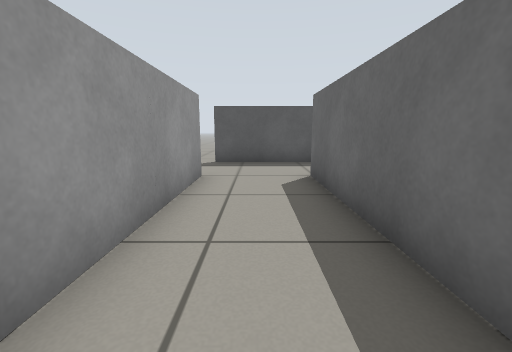
view 1 (above)

20 first-person views from a walk through a Gazebo world. The camera is 0.57 m above the floor, tilts 10° down and sees 90° across. The floor is counted in squares, 0.5 m on a side. Each view is taken from the middle of a square. On the plan, view 1 faces up. The plan holds only what a view shows up to about 12 squares ahead; the rest is blank.

view 2
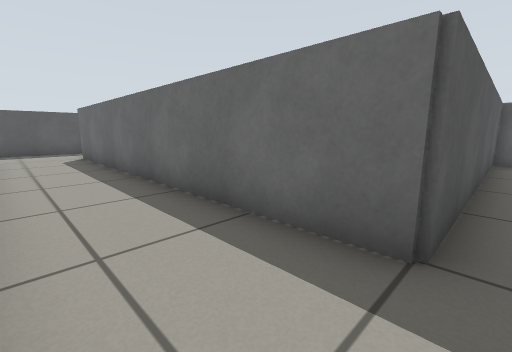

view 3
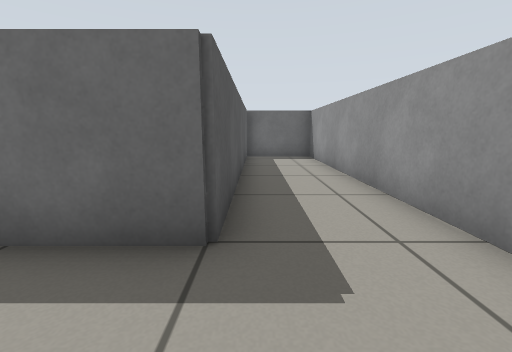

view 4
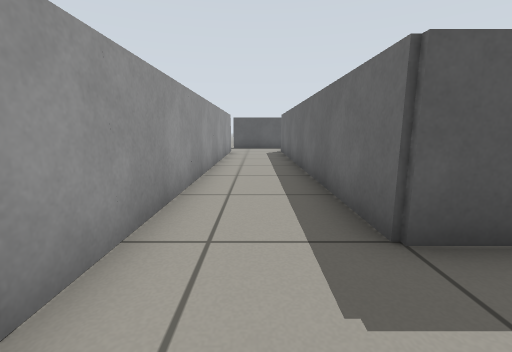

view 5
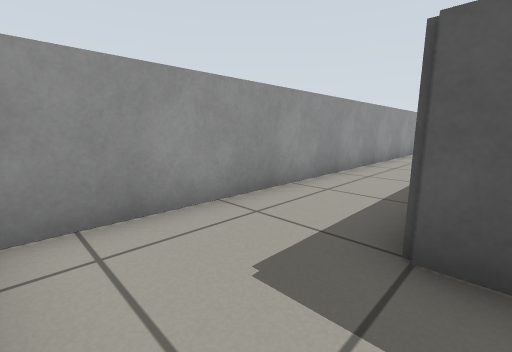

view 6
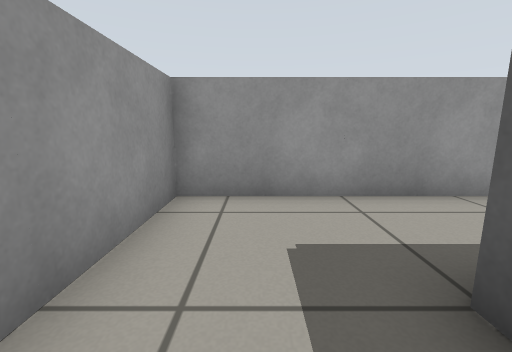

view 7
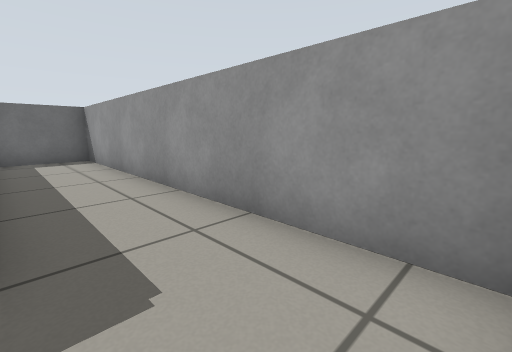

view 8
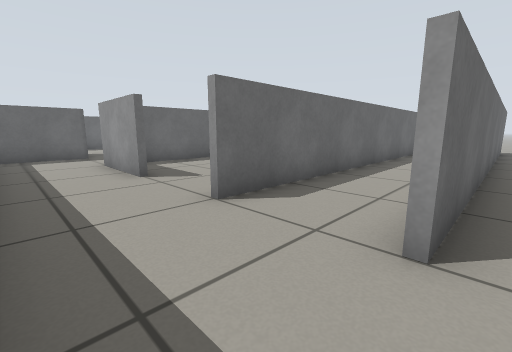

view 9
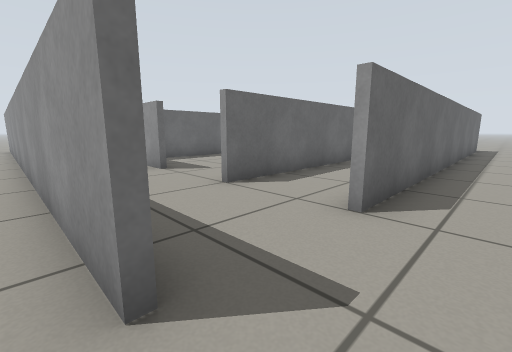

view 10
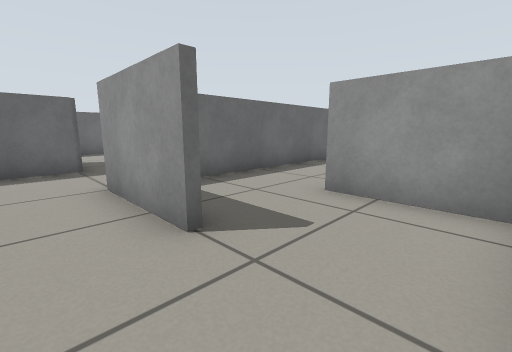

view 11
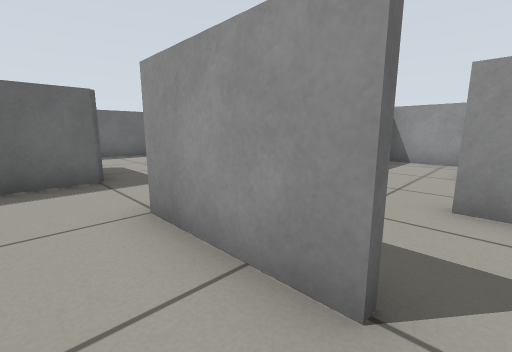

view 12
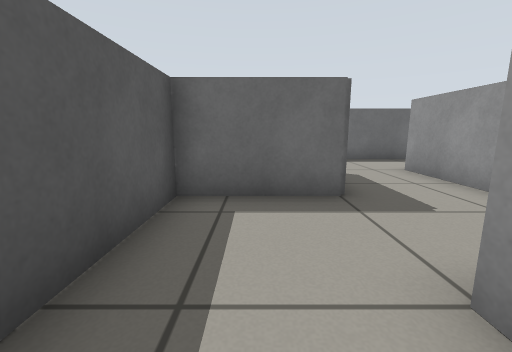

view 13
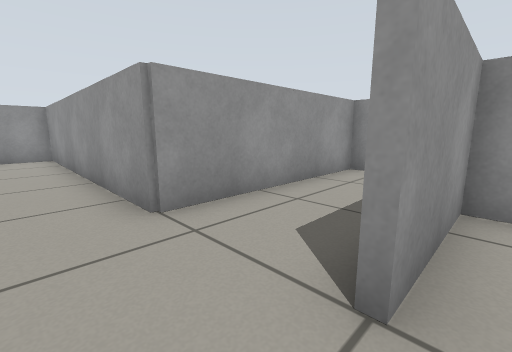

view 14
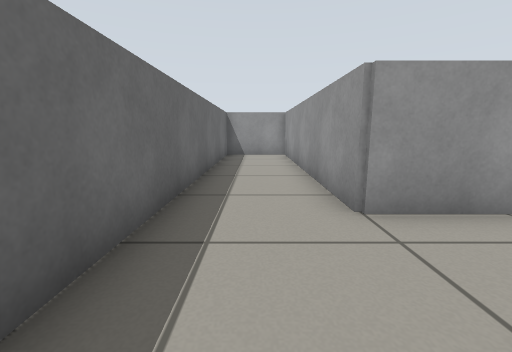

view 15
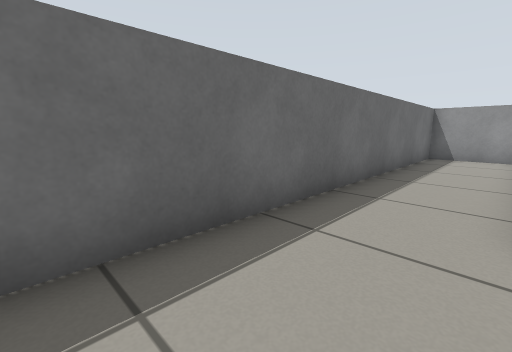

view 16
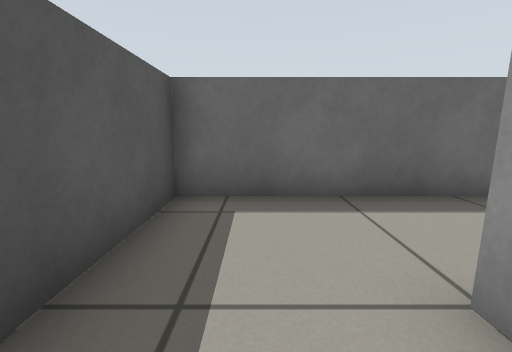

view 17
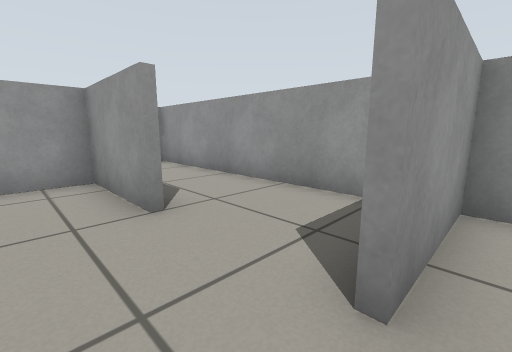

view 18
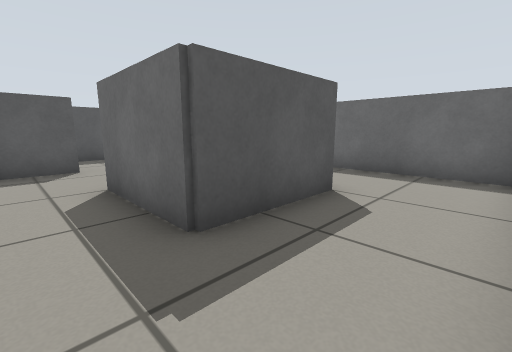

view 19
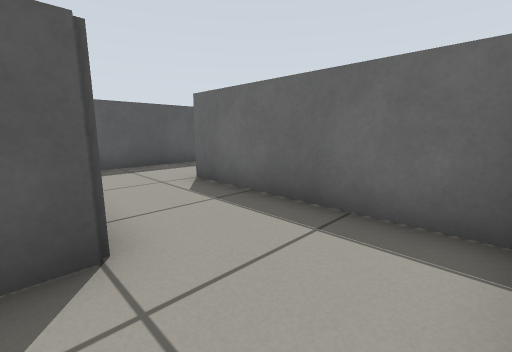

view 20
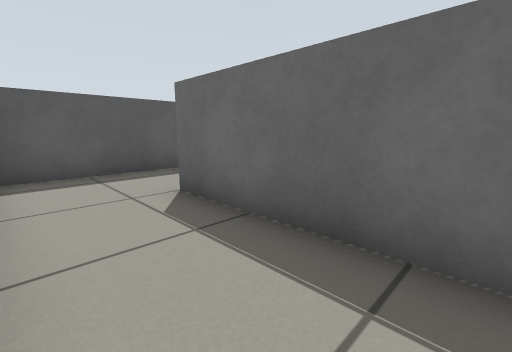

### Floor plan
Ten units are one square. View 1 is at (0, 0); x grows to the right and y downward. Boxes are objects, and circles mark ways between rooms. Rooms are numbered by the first view taken in them; rooms with no view inside come last. Other rooms are left out.
<svg viewBox="-35 -101 204 190">
<path fill="none" stroke="#000" d="M-14 -65 -14 84 104 84 104 56 14 56 14 -65M21 -94 -15 -94M122 -34 105 -34M-16 -96 136 -96M76 -41 76 -36 136 -36 136 54 164 54 164 -64M74 -26 74 -53M104 -64 104 -94 71 -94M60 -64 50 -64M44 -66 75 -66M16 -41 16 -36 45 -36M106 -71 106 -66 135 -66M164 -64 164 -94 131 -94M76 26 44 26 44 -5M16 -23 16 55M46 -34 29 -34M104 51 104 -5M105 -34 79 -34M45 -6 45 24 72 24M74 16 74 -26"/>
<circle cx="-25" cy="-90" r="3" fill="#2a7"/>
<circle cx="10" cy="-75" r="3" fill="#2a7"/>
<circle cx="100" cy="-15" r="3" fill="#2a7"/>
<circle cx="145" cy="-60" r="3" fill="#2a7"/>
<circle cx="55" cy="-30" r="3" fill="#2a7"/>
<circle cx="40" cy="-15" r="3" fill="#2a7"/>
<text x="0" y="10">1</text>
<text x="120" y="-20">2</text>
<text x="90" y="-40">3</text>
<text x="130" y="-80">4</text>
<text x="40" y="30">5</text>
<text x="60" y="0">6</text>
</svg>
Room 1 opens to room 2. Room 1 opens to room 3. Room 2 opens to room 5. Room 3 opens to room 4. Room 3 opens to room 6. Room 5 opens to room 6.

Where each view was taken, in squares from view 1:
view 1: 0 up, 0 right, facing up
view 2: 6 down, 1 left, facing up-right
view 3: 6 down, 1 left, facing right
view 4: 8 down, 0 right, facing up
view 5: 8 down, 2 right, facing up-left
view 6: 7 down, 3 right, facing left
view 7: 6 down, 1 left, facing down-right
view 8: 9 up, 2 left, facing down-right
view 9: 10 up, 3 left, facing down-right
view 10: 8 up, 2 right, facing down-right
view 11: 8 up, 4 right, facing down-right
view 12: 8 up, 6 right, facing right
view 13: 7 up, 15 right, facing down-left
view 14: 7 up, 15 right, facing down
view 15: 7 up, 14 right, facing down-right
view 16: 8 up, 12 right, facing right
view 17: 4 up, 6 right, facing down-left
view 18: 5 down, 3 right, facing up-right
view 19: 5 down, 7 right, facing up-right
view 20: 4 down, 8 right, facing up-right
